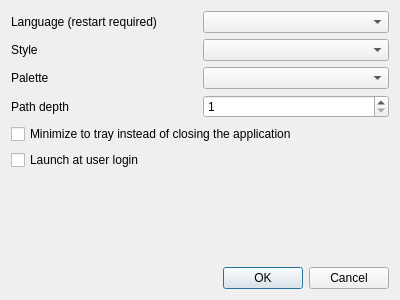
<?xml version="1.0" encoding="UTF-8"?>
<ui version="4.0">
 <class>SettingsWindow</class>
 <widget class="QDialog" name="SettingsWindow">
  <property name="geometry">
   <rect>
    <x>0</x>
    <y>0</y>
    <width>400</width>
    <height>300</height>
   </rect>
  </property>
  <property name="windowTitle">
   <string>Settings</string>
  </property>
  <property name="modal">
   <bool>true</bool>
  </property>
  <layout class="QVBoxLayout" name="verticalLayout">
   <item>
    <layout class="QHBoxLayout" name="horizontalLayout_3">
     <item>
      <widget class="QLabel" name="label_3">
       <property name="text">
        <string>Language (restart required)</string>
       </property>
      </widget>
     </item>
     <item>
      <widget class="QComboBox" name="comboBox_language"/>
     </item>
    </layout>
   </item>
   <item>
    <layout class="QHBoxLayout" name="horizontalLayout">
     <item>
      <widget class="QLabel" name="label">
       <property name="text">
        <string>Style</string>
       </property>
      </widget>
     </item>
     <item>
      <widget class="QComboBox" name="comboBox_style"/>
     </item>
    </layout>
   </item>
   <item>
    <layout class="QHBoxLayout" name="horizontalLayout_2">
     <item>
      <widget class="QLabel" name="label_2">
       <property name="text">
        <string>Palette</string>
       </property>
      </widget>
     </item>
     <item>
      <widget class="QComboBox" name="comboBox_palette"/>
     </item>
    </layout>
   </item>
   <item>
    <layout class="QHBoxLayout" name="horizontalLayout_4">
     <item>
      <widget class="QLabel" name="label_4">
       <property name="text">
        <string>Path depth</string>
       </property>
      </widget>
     </item>
     <item>
      <widget class="QSpinBox" name="spinBox_depth">
       <property name="minimum">
        <number>1</number>
       </property>
      </widget>
     </item>
    </layout>
   </item>
   <item>
    <widget class="QCheckBox" name="checkBox_tray">
     <property name="text">
      <string>Minimize to tray instead of closing the application</string>
     </property>
    </widget>
   </item>
   <item>
    <widget class="QCheckBox" name="checkBox_autorun">
     <property name="text">
      <string>Launch at user login</string>
     </property>
    </widget>
   </item>
   <item>
    <spacer name="verticalSpacer">
     <property name="orientation">
      <enum>Qt::Orientation::Vertical</enum>
     </property>
     <property name="sizeHint" stdset="0">
      <size>
       <width>20</width>
       <height>40</height>
      </size>
     </property>
    </spacer>
   </item>
   <item>
    <widget class="QDialogButtonBox" name="buttonBox">
     <property name="orientation">
      <enum>Qt::Orientation::Horizontal</enum>
     </property>
     <property name="standardButtons">
      <set>QDialogButtonBox::StandardButton::Cancel|QDialogButtonBox::StandardButton::Ok</set>
     </property>
    </widget>
   </item>
  </layout>
 </widget>
 <resources/>
 <connections>
  <connection>
   <sender>buttonBox</sender>
   <signal>accepted()</signal>
   <receiver>SettingsWindow</receiver>
   <slot>accept()</slot>
   <hints>
    <hint type="sourcelabel">
     <x>248</x>
     <y>254</y>
    </hint>
    <hint type="destinationlabel">
     <x>157</x>
     <y>274</y>
    </hint>
   </hints>
  </connection>
  <connection>
   <sender>buttonBox</sender>
   <signal>rejected()</signal>
   <receiver>SettingsWindow</receiver>
   <slot>reject()</slot>
   <hints>
    <hint type="sourcelabel">
     <x>316</x>
     <y>260</y>
    </hint>
    <hint type="destinationlabel">
     <x>286</x>
     <y>274</y>
    </hint>
   </hints>
  </connection>
 </connections>
</ui>
